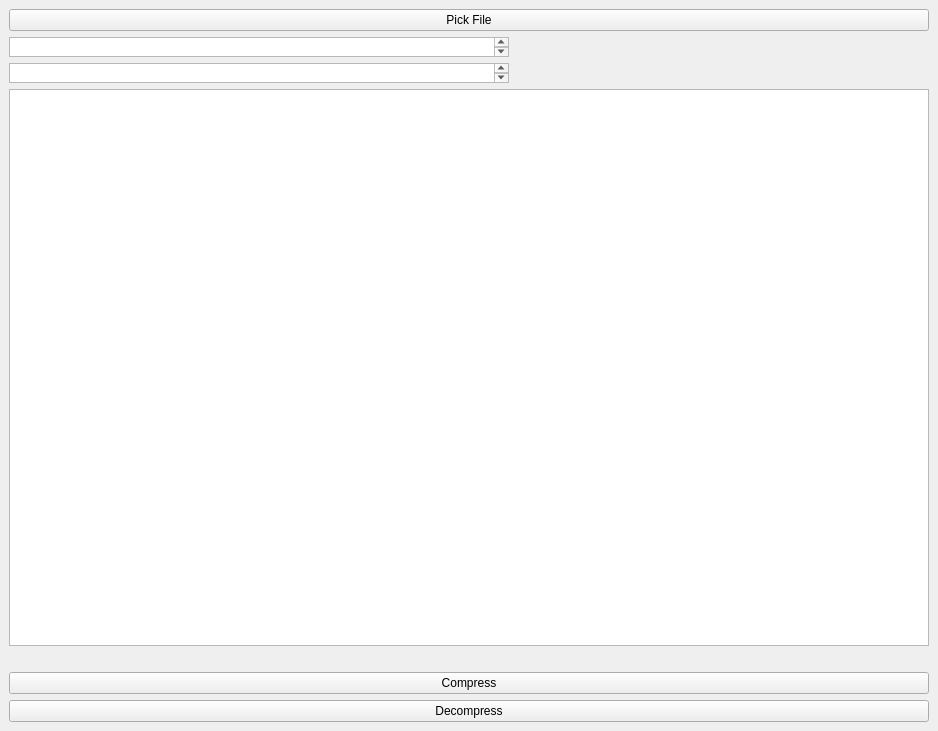
<?xml version="1.0" encoding="UTF-8"?>
<ui version="4.0">
 <class>MainWindow</class>
 <widget class="QMainWindow" name="MainWindow">
  <property name="geometry">
   <rect>
    <x>0</x>
    <y>0</y>
    <width>938</width>
    <height>731</height>
   </rect>
  </property>
  <property name="windowTitle">
   <string>File Compressor</string>
  </property>
  <widget class="QWidget" name="centralwidget">
   <layout class="QVBoxLayout" name="verticalLayout">
    <item>
     <widget class="QPushButton" name="pickFile">
      <property name="text">
       <string>Pick File</string>
      </property>
     </widget>
    </item>
    <item>
     <widget class="QTextBrowser" name="fileName">
      <property name="maximumSize">
       <size>
        <width>500</width>
        <height>20</height>
       </size>
      </property>
     </widget>
    </item>
    <item>
     <widget class="QTextEdit" name="fileSize">
      <property name="maximumSize">
       <size>
        <width>500</width>
        <height>20</height>
       </size>
      </property>
     </widget>
    </item>
    <item>
     <widget class="QPlainTextEdit" name="fileContent"/>
    </item>
    <item>
     <widget class="QLabel" name="statusLabel">
      <property name="text">
       <string/>
      </property>
      <property name="alignment">
       <set>Qt::AlignmentFlag::AlignCenter</set>
      </property>
     </widget>
    </item>
    <item>
     <widget class="QPushButton" name="compressButton">
      <property name="text">
       <string>Compress</string>
      </property>
     </widget>
    </item>
    <item>
     <widget class="QPushButton" name="decompressButton">
      <property name="text">
       <string>Decompress</string>
      </property>
     </widget>
    </item>
   </layout>
  </widget>
 </widget>
 <resources/>
 <connections/>
</ui>
